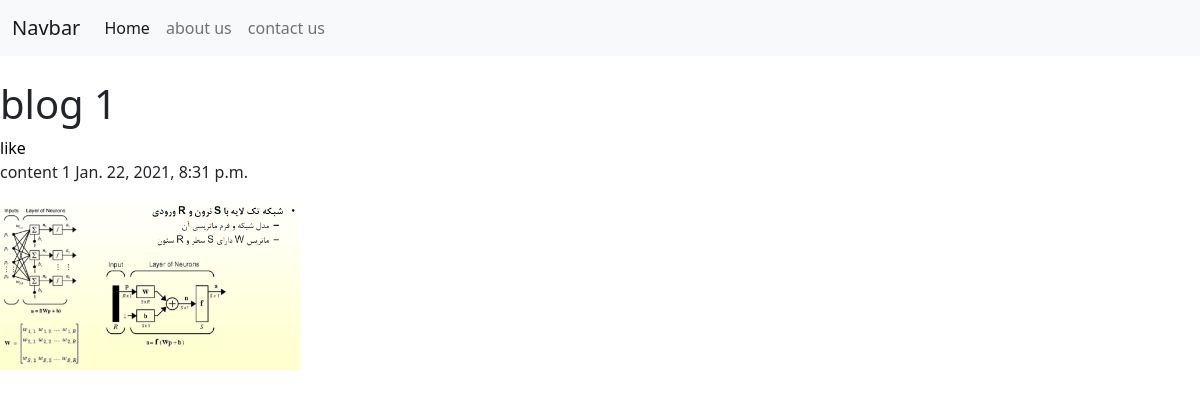
Screenshot of /testapp/blog/29 with the database file from the repository.
### testapp/models.py (models this page shows, shortened)
class Blog(models.Model):
    title = models.CharField(max_length=200)
    content = models.TextField()
    date = models.DateTimeField(auto_now_add=True)
    author = models.ForeignKey(User, on_delete= models.CASCADE,null=True,blank=True)
    image = models.ImageField(upload_to='%Y/%m/%d',null=True,blank=True)
    likes = models.ManyToManyField(User ,related_name='BlogLikes',blank=True)

### testapp/views.py (the view)
# urls.py: path('blog/<pk>',BlogDetail.as_view(),name='detail'),
class BlogDetail(generic.DetailView):
    model = Blog
    template_name = 'testapp/BlogDetail.html'

### testapp/templates/testapp/BlogDetail.html (shortened to what this page needs)
{% extends 'base.html' %}
{% block content %}
<h1> {{blog.title}} </h1>
{% if user in blog.likes.all %}
    <a href="{% url 'postunlike' blog.id %}">unlike</a>
{% else %}
    <a href="{% url 'postlike' blog.id %}">like</a>
{% endif %}
<p>
    {{blog.content}}
    {{blog.date}}
</p>
<img style="width: 300px;" src="{{blog.image.url}}" alt="">
{% endblock content %}

### testapp/static/testapp/style.css (style rules this page uses)
* { padding :0; margin :0; box-sizing: border-box; }
a { color: #000; text-decoration: none; }

### rows the page displays
Blog: title "blog 1", content "content 1", date "Jan. 22, 2021, 8:31 p.m.", image (picture)
